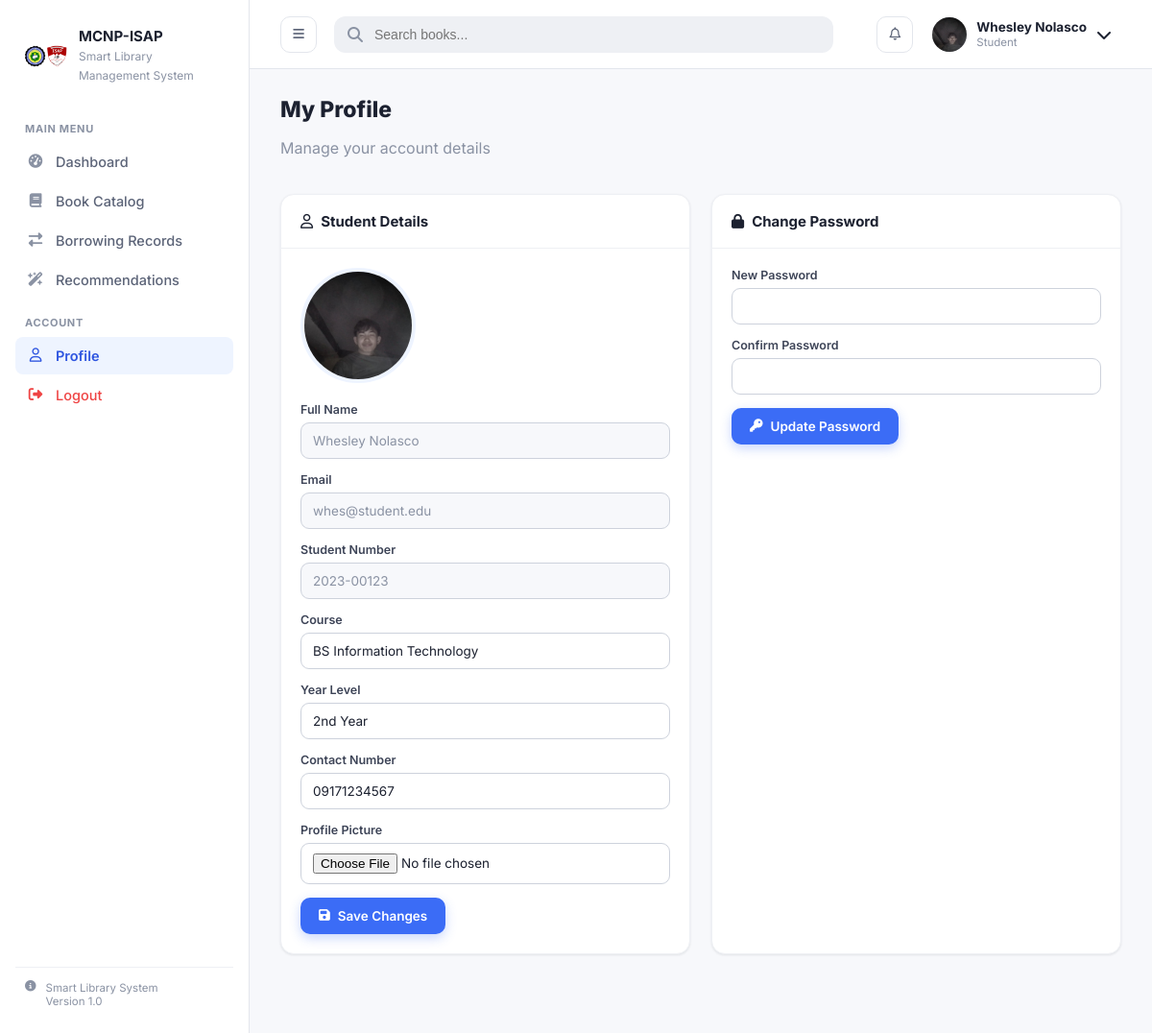
Screenshot of /views/profile.php (signed in) with the database file from the repository.
### tables this page shows
CREATE TABLE `students` (
  `id` int(10) UNSIGNED NOT NULL,
  `user_id` int(10) UNSIGNED NOT NULL,
  `student_number` varchar(30) NOT NULL,
  `course` varchar(150) DEFAULT NULL,
  `year_level` varchar(30) DEFAULT NULL,
  `contact_number` varchar(30) DEFAULT NULL,
  `profile_picture` varchar(255) DEFAULT NULL,
  `status` enum('active','inactive') NOT NULL DEFAULT 'active',
  `created_at` datetime NOT NULL DEFAULT current_timestamp(),
  `updated_at` datetime NOT NULL DEFAULT current_timestamp() ON UPDATE current_timestamp()
);

CREATE TABLE `users` (
  `id` int(10) UNSIGNED NOT NULL,
  `name` varchar(150) NOT NULL,
  `email` varchar(150) NOT NULL,
  `password` varchar(255) NOT NULL,
  `role` enum('admin','student') NOT NULL DEFAULT 'student',
  `created_at` datetime NOT NULL DEFAULT current_timestamp(),
  `updated_at` datetime NOT NULL DEFAULT current_timestamp() ON UPDATE current_timestamp(),
  `profile_picture` varchar(255) DEFAULT NULL
);

### includes/functions.php (called while the page is built, shortened)
<?php
function e(?string $str): string
{
    return htmlspecialchars($str ?? '', ENT_QUOTES, 'UTF-8');
}
function isLoggedIn(): bool
{
    return isset($_SESSION['user_id']);
}
function isAdmin(): bool
{
    return isLoggedIn() && $_SESSION['role'] === 'admin';
}

### config/config.php (called while the page is built, shortened)
<?php
spl_autoload_register(function ($class) {
    $file = BASE_PATH . '/classes/' . $class . '.php';
});
require_once BASE_PATH . '/config/Database.php';
require_once BASE_PATH . '/includes/functions.php';

### config/Database.php (called while the page is built, shortened)
<?php
class Database
{
    private static ?Database $instance = null;
    private PDO $conn;
    private function __construct()
    {
        $dsn = 'mysql:host=' . DB_HOST . ';dbname=' . DB_NAME . ';charset=' . DB_CHARSET;
        try {
            $this->conn = new PDO($dsn, DB_USER, DB_PASS, [
                PDO::ATTR_ERRMODE            => PDO::ERRMODE_EXCEPTION,
                PDO::ATTR_DEFAULT_FETCH_MODE => PDO::FETCH_ASSOC,
                PDO::ATTR_EMULATE_PREPARES   => false,
            ]);
        } catch (PDOException $e) {
            die('Database connection failed: ' . htmlspecialchars($e->getMessage()));
        }
    }
    public static function getInstance(): Database
    {
        if (self::$instance === null) {
            self::$instance = new self();
        }
        return self::$instance;
    }
    public function getConnection(): PDO
    {
        return $this->conn;
    }
}

### classes/Student.php (called while the page is built, shortened)
<?php
class Student
{
    private PDO $db;
    public function __construct()
    {
        $this->db = Database::getInstance()->getConnection();
    }
    public function findByUserId(int $userId): ?array
    {
        $stmt = $this->db->prepare(
            'SELECT s.*, u.email, u.name
             FROM students s JOIN users u ON u.id = s.user_id
             WHERE s.user_id = :uid'
        );
        $stmt->execute(['uid' => $userId]);
        $row = $stmt->fetch(PDO::FETCH_ASSOC);
        return $row ?: null;
    }
}

### views/profile.php (the view, shortened to what this page needs)
<?php
$studentModel = new Student();
$student = isAdmin() ? null : $studentModel->findByUserId($_SESSION['user_id']);
include __DIR__ . '/../includes/header.php';
?>
<div class="page-head">
    <div>
        <h1>My Profile</h1>
        <p class="muted">Manage your account details</p>
    </div>
</div>
<div class="grid-2">
<?php if ($student): ?>
<div class="card">
<div class="card-header">
<h3><i class="fa-regular fa-user"></i> Student Details</h3>
</div>
<div class="card-body">
<form method="POST" enctype="multipart/form-data">
<div style="text-align:center;margin-bottom:20px;">
<img
src="<?= $_SESSION['profile_picture'] ? UPLOAD_AVATAR_URL . e($_SESSION['profile_picture']) : DEFAULT_AVATAR ?>"
class="avatar-lg"
style="width:120px;height:120px;border-radius:50%;object-fit:cover;">
</div>
<div class="form-group">
<label>Full Name</label>
<input type="text" value="<?= e($student['name']) ?>" disabled>
</div>
<div class="form-group">
<label>Email</label>
<input type="text" value="<?= e($student['email']) ?>" disabled>
</div>
<div class="form-group">
<label>Student Number</label>
<input type="text" value="<?= e($student['student_number']) ?>" disabled>
</div>
<div class="form-group">
<label>Course</label>
<input type="text" name="course" value="<?= e($student['course']) ?>">
</div>
<div class="form-group">
<label>Year Level</label>
<input type="text" name="year_level" value="<?= e($student['year_level']) ?>">
</div>
<div class="form-group">
<label>Contact Number</label>
<input type="text" name="contact_number" value="<?= e($student['contact_number']) ?>">
</div>
<div class="form-group">
<label>Profile Picture</label>
<input type="file" name="profile_picture" accept="image/*">
</div>
<button class="btn btn-primary" name="update_profile">
<i class="fa-solid fa-floppy-disk"></i>
Save Changes
</button>
</form>
</div>
</div>
<?php endif; ?>
<div class="card">
<div class="card-header">
<h3><i class="fa-solid fa-lock"></i> Change Password</h3>
</div>
<div class="card-body">
<form method="POST">
<div class="form-group">
<label>New Password</label>
<input type="password" name="new_password" minlength="6" required>
</div>
<div class="form-group">
<label>Confirm Password</label>
<input type="password" name="confirm_password" minlength="6" required>
</div>
<button class="btn btn-primary" name="change_password">
<i class="fa-solid fa-key"></i>
Update Password
</button>
</form>
</div>
</div>
</div>
<?php include __DIR__ . '/../includes/footer.php'; ?>

### assets/css/style.css (style rules this page uses)
:root { --blue-50:#eef4ff; --blue-100:#dbe7ff; --blue-500:#3b6cf6; --blue-600:#2f56e0; --blue-700:#2545b8; --gray-50:#f7f8fb; --gray-100:#eef0f4; --gray-200:#e3e6ec; --gray-300:#cdd2dc; --gray-500:#8a92a3; --gray-600:#5c6478; --gray-700:#3d4457; --gray-900:#1c2130; --green-500:#22b07d; --green-100:#e2f8ee; --orange-500:#f5a524; --orange-100:#fef1dc; --red-500:#ef4444; --red-100:#fde3e3; --teal-500:#14b8a6; --teal-100:#dcfbf6; --purple-500:#8b5cf6; --purple-100:#efe6ff; --radius-sm:8px; --radius-md:14px; --radius-lg:20px; --shadow-sm:0 1px 3px rgba(30,41,59,.06), 0 1px 2px rgba(30,41,59,.04); --shadow-md:0 8px 24px rgba(30,41,59,.08); --shadow-lg:0 20px 45px rgba(30,41,59,.14); --sidebar-w:260px; }
* { box-sizing:border-box; }
html,body { margin:0;padding:0; }
body { font-family:'Inter',system-ui,-apple-system,Segoe UI,Roboto,sans-serif; background:var(--gray-50); color:var(--gray-900); -webkit-font-smoothing:antialiased; }
button { font-family:inherit; }
img { max-width:100%;display:block; }
.avatar-lg { width:96px;height:96px;border-radius:50%;object-fit:cover;background:var(--gray-200);border:4px solid var(--blue-50); }
.page-head { display:flex;align-items:flex-start;justify-content:space-between;gap:16px;margin-bottom:22px;flex-wrap:wrap; }
.page-head h1 { font-size:23px;margin:0 0 4px;font-weight:800; }
.muted { color:var(--gray-500); }
.btn { display:inline-flex;align-items:center;gap:8px;justify-content:center; padding:10px 18px;border-radius:10px;font-size:13.5px;font-weight:600;border:1px solid transparent; cursor:pointer;transition:.15s;white-space:nowrap; }
.btn-primary { background:var(--blue-500);color:#fff;box-shadow:0 4px 12px rgba(59,108,246,.28); }
.card { background:#fff;border-radius:var(--radius-md);border:1px solid var(--gray-100);box-shadow:var(--shadow-sm);margin-bottom:22px; }
.card-header { display:flex;align-items:center;justify-content:space-between;padding:18px 20px;border-bottom:1px solid var(--gray-100);gap:12px;flex-wrap:wrap; }
.card-header h3 { margin:0;font-size:15px;display:flex;align-items:center;gap:8px; }
.card-body { padding:20px; }
.grid-2 { display:grid;grid-template-columns:1fr 1fr;gap:22px; }
.form-group { margin-bottom:14px; }
.form-group label { display:block;font-size:12.5px;font-weight:600;color:var(--gray-700);margin-bottom:6px; }
.form-group input[type=text],.form-group input[type=email],.form-group input[type=password], .form-group input[type=number],.form-group input[type=file],.form-group select,.form-group textarea, .select-input { width:100%;padding:10px 12px;border-radius:9px;border:1px solid var(--gray-300);font-size:13.5px; outline:none;transition:.15s;background:#fff;color:var(--gray-900);font-family:inherit; }
.form-group input:disabled { background:var(--gray-50);color:var(--gray-500); }

### rows the page displays
students: user.name "Whesley Nolasco", user.email "whes@student.edu", student_number "2023-00123", course "BS Information Technology", year_level "2nd Year", contact_number "09171234567"

### other values shown
$_SESSION['name'] "Whesley Nolasco"
$_SESSION['role'] "Student"
